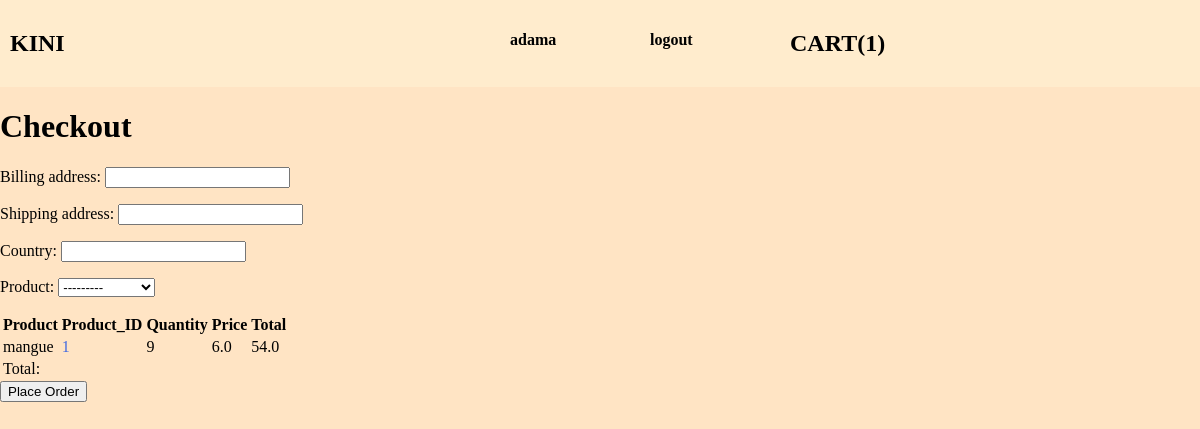
The app's page /checkout/ (signed in), older data.
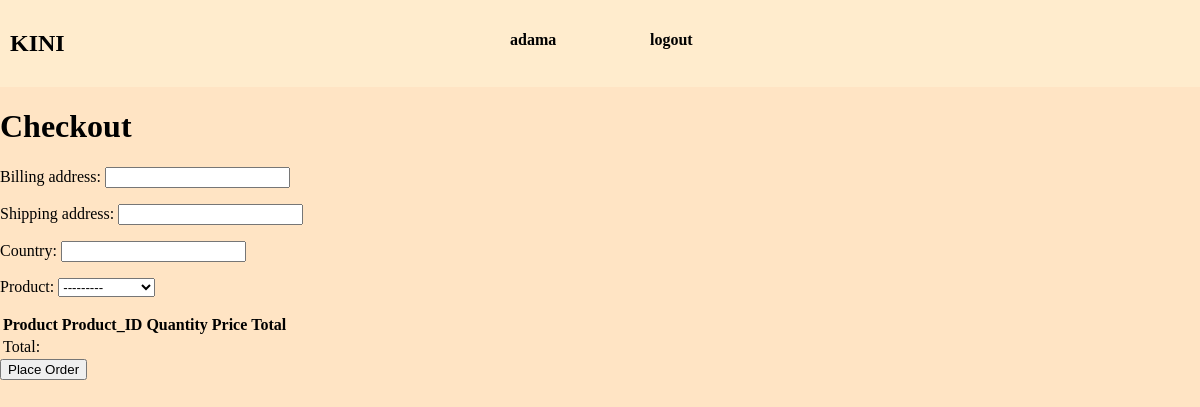
The same page, newer data.
### accounts/models.py (models this page shows)
class Customer(AbstractUser):
    pass

### shop/models.py (models this page shows, shortened)
class Cart(models.Model):
    user = models.OneToOneField(AUTH_USER_MODEL, on_delete=models.CASCADE)
    orders = models.ManyToManyField(Order, )

class Order(models.Model):
    user = models.ForeignKey(AUTH_USER_MODEL, on_delete=models.CASCADE)
    product = models.ForeignKey(
        Product, on_delete=models.CASCADE)
    quantity = models.PositiveIntegerField(default=1)
    ordered = models.BooleanField(default=False)
    country = models.CharField(max_length=100)
    billing_address = models.CharField(
        max_length=201)
    shipping_address = models.CharField(
        max_length=200)
    ordered_date = models.DateTimeField(auto_now=True)
    class Meta:
        ordering = ['-ordered_date']

class Product(models.Model):
    name = models.CharField(max_length=200)
    slug = models.SlugField(max_length=128)
    price = models.FloatField(default=0.0)
    description = models.TextField(default="description")
    quantity = models.PositiveIntegerField(default=0)
    category = models.ForeignKey(
        Category, related_name='categorie', on_delete=models.CASCADE)
    image = models.ImageField(
        upload_to='products/', blank=True, null=True)
    date_added = models.DateTimeField(auto_now=True)
    class Meta:
        ordering = ['-date_added']
    def __str__(self):
        return f"{self.name} - {self.quantity}"

### shop/views.py (the view)
# urls.py: path('checkout/', views.checkout, name='checkout'),
def checkout(request):
    orders = Order.objects.filter(user=request.user, ordered=False)
    if request.method == 'POST':
        form = OrderForm(request.POST or None)
        if form.is_valid():
            order = form.save(commit=False)
            order.user = request.user
            order.ordered = True
            order.save()
            user_cart = Cart.objects.get(user=request.user)
            user_cart.orders.clear()
            user_cart.save()
            messages.success(
                request, "Your order has been successfully validated")
            return redirect('shop')
    else:
        form = OrderForm()
    context = {
        'form': form,
        'orders': orders,
    }
    return render(request, 'checkout.html', context)

### shop/forms.py
class OrderForm(forms.ModelForm):
    class Meta:
        model = Order
        fields = ['billing_address', 'shipping_address', 'country', 'product']

### shop/templatetags/calculate.py (called while the page is built)
@register.filter(name="multiply")
def multiply(value, arg):
    return value * arg

### shop/templates/checkout.html (shortened to what this page needs)
{% extends 'base.html' %}
{% block content %}
{% load calculate %}
<h1>Checkout</h1>
<form method="post" action="{% url 'checkout' %}">
  {{ form.as_p }}
  <table>
    <tr>
      <th>Product</th>
      <th>Product_ID</th>
      <th>Quantity</th>
      <th>Price</th>
      <th>Total</th>
    </tr>
    {% for order in orders %}
    <tr>
      <td>{{ order.product.name }}</td>
      <td style="color: royalblue;">{{ order.product.id }}</td>
      <td>{{ order.quantity }}</td>
      <td>{{ order.product.price }}</td>
      <td>{{ order.product.price|multiply:order.quantity }}</td>
    </tr>
    {% endfor %}
    <tr>
      <td colspan="3">Total:</td>
      <td>{{ total }}</td>
    </tr>
  </table>
  <input type="submit" value="Place Order">
</form>
{% endblock %}

### templates/base.html (shortened to what this page needs)
<!DOCTYPE html>
{% load static %}
<html lang="en">
<head>
    <link rel="stylesheet" href="{% static '/css/style.css' %}">
</head>
<body>
    <header>
        <nav class="navbar">
            <ul class="navbar_ul">
                <li class="navbar_item un">
                    <a href="{% url 'shop' %}">
                        <h1>KINI</h1>
                    </a>
                </li>
                {% if user.is_authenticated %}
                <li class="navbar_item deux">
                    <h4>{{user.username}}</h4>
                </li>
                <li class="navbar_item trois">
                    <a href="{% url 'logout' %}">
                        <h4>logout</h4>
                    </a>
                </li>
                {% endif %}
                {% if user.cart %}
                <li class="navbar_item ">
                    <a href="{% url 'cart' %}">
                        <h2>CART({{ user.cart.orders.count }})</h2>
                    </a>
                </li>
                {% endif %}
            </ul>
        </nav>
    </header>
    <main>
        {% block content %}
        {% endblock content %}
    </main>
</body>
</html>

Row changes from the older to the newer data that the page shows:
removed Order: product.name "mangue", product.id "1", quantity "9", product.price "6.0", product.price|multiply "54.0"
shown differently, row unchanged: Customer "adama": cart.orders.count "1" → (not shown)
Text that changed along with them:
text no longer shown: "CART( )"
